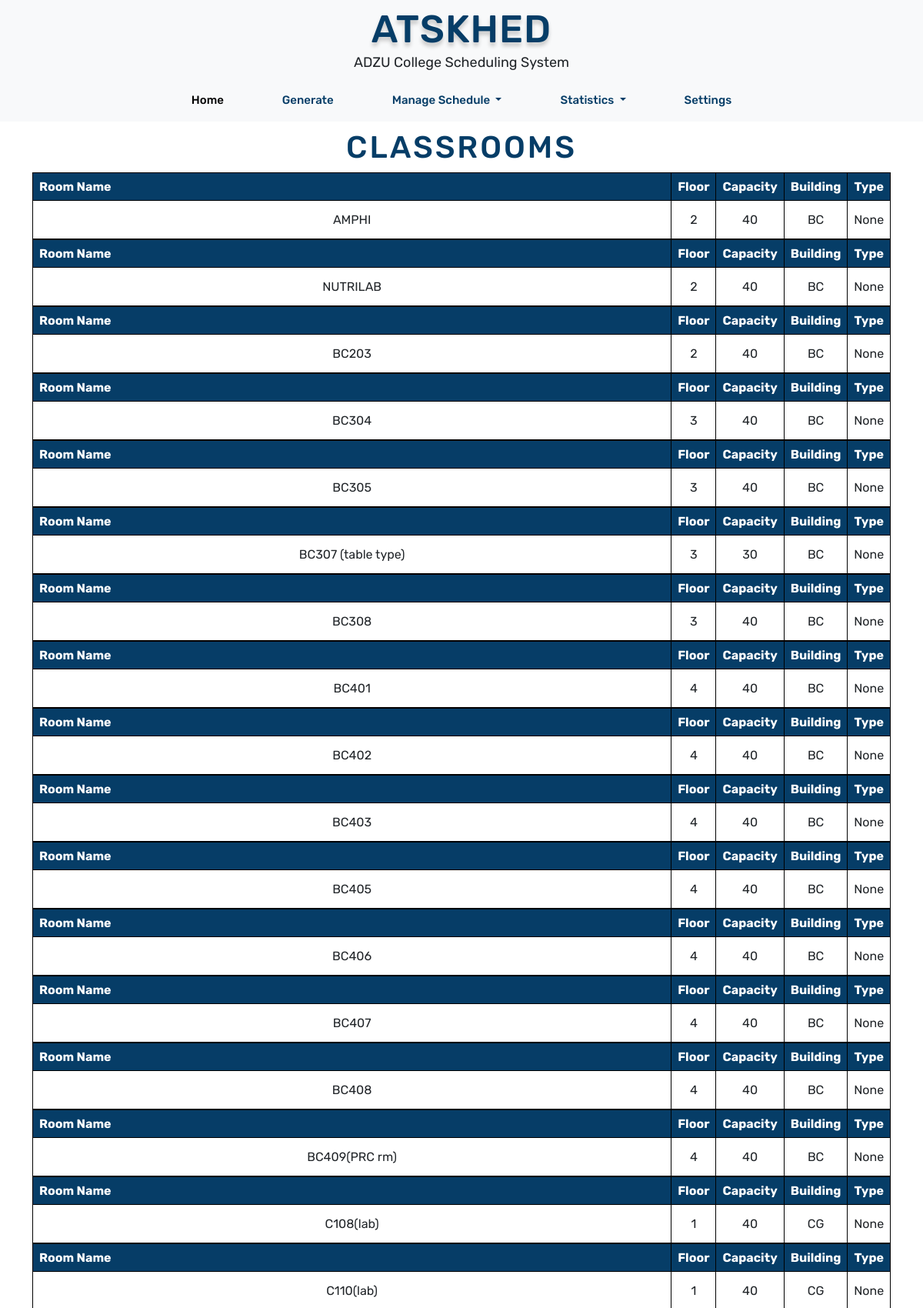
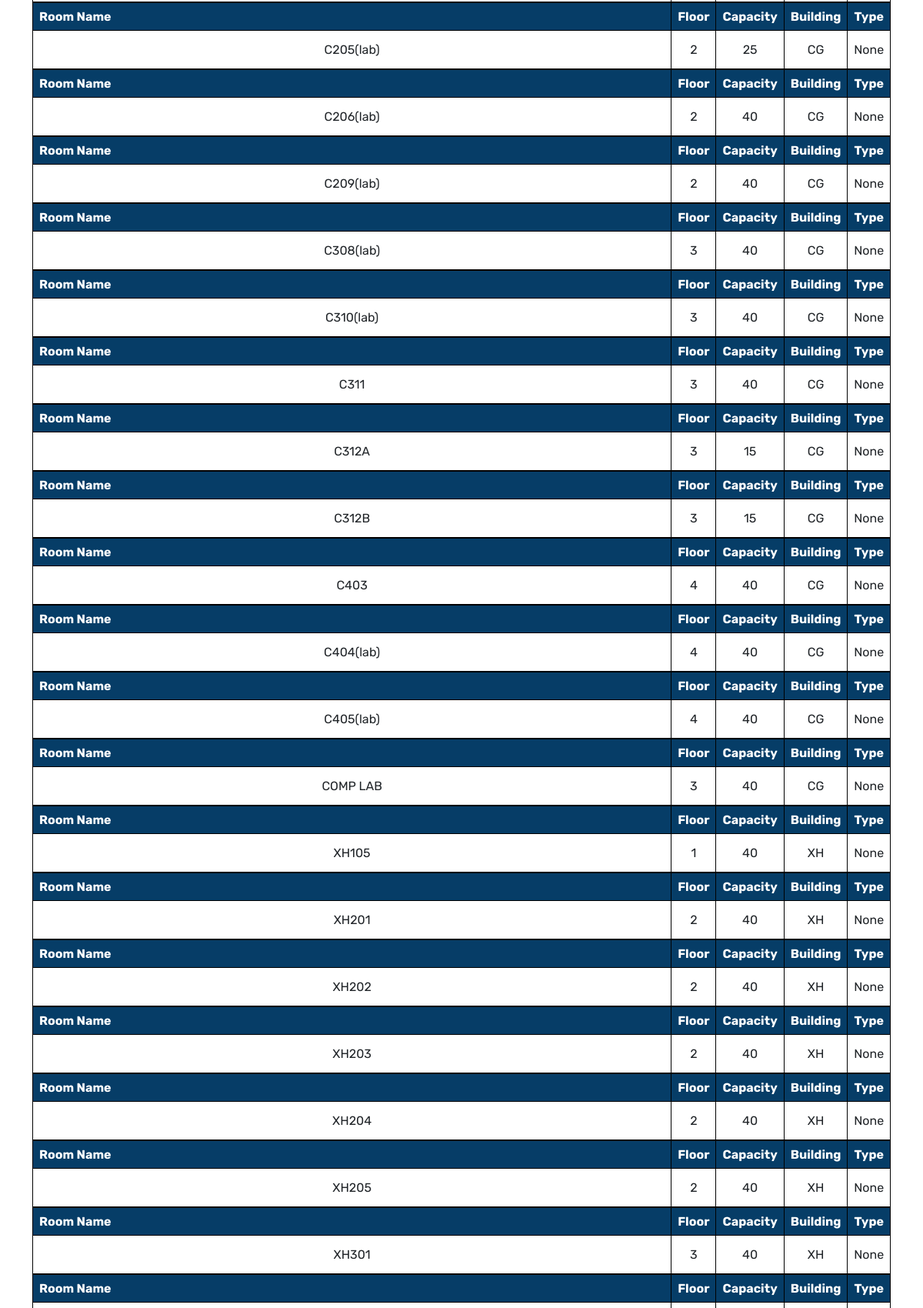
Screenshot of /schedsite/classroom/ (upper part) with the database file from the repository (2 pictures, top to bottom).
### schedsite/models.py (models this page shows)
class Classrooms(models.Model):
    classroomid = models.AutoField(db_column='classroomID', primary_key=True)  # Field name made lowercase.
    roomname = models.TextField(db_column='roomName')  # Field name made lowercase.
    floor = models.IntegerField()
    capacity = models.IntegerField()
    bldg = models.TextField()
    type = models.TextField()
    class Meta:
        managed = False
        db_table = 'classrooms'

### schedsite/views.py (the view)
# urls.py: path('classroom/', views.display_classrooms, name='display_classrooms'),
def display_classrooms(request):
    with connection.cursor() as cursor:
        sql_query = """
            SELECT c.classroom_id, c.room_name, c.floor, c.capacity, c.bldg, c.type
            FROM classrooms c
        """
        cursor.execute(sql_query)
        classrooms_data = cursor.fetchall()
    classrooms_by_id = {}
    for row in classrooms_data:
        classroom_id = row[0]
        if classroom_id not in classrooms_by_id:
            classrooms_by_id[classroom_id] = []
        classrooms_by_id[classroom_id].append({
            'room_name': row[1],
            'floor': row[2],
            'capacity': row[3],
            'bldg': row[4],
            'type': row[5]
        })
    return render(request, 'classroom_result.html', {'classrooms_by_id': classrooms_by_id})

### templates/classroom_result.html (shortened to what this page needs)
{% extends 'base.html' %}
{% block content %}
<!DOCTYPE html>
<html lang="en">
<head>
</head>
<body>
<nav class="navbar navbar-expand-lg navbar-light bg-light">
  <div class="container-fluid d-flex flex-column align-items-center">
    <div class="main-title text-center mb-auto">
      <h2>ATSKHED</h2>
      <p>ADZU College Scheduling System</p>
    </div>
    <div class="collapse navbar-collapse justify-content-center">
      <ul class="navbar-nav">
        <li class="nav-item">
          <a class="nav-link active" aria-current="page" href="{% url 'Atskhed' %}">Home</a>
        </li>
        <li class="nav-item">
          <a class="nav-link" href="{% url 'generate_data' %}">Generate</a>
        </li>
       <li class="nav-item dropdown">
          <a class="nav-link dropdown-toggle" href="#" id="navbarDropdownMenuLink" role="button" data-bs-toggle="dropdown" aria-expanded="false">
            Manage Schedule
          </a>
        </li>
        <li class="nav-item dropdown">
          <a class="nav-link dropdown-toggle" href="#" id="navbarDropdownMenuLink" role="button" data-bs-toggle="dropdown" aria-expanded="false">
            Statistics
          </a>
        </li>
           <li class="nav-item">
            <a class="nav-link" href="{% url 'settings' %}">Settings</a>
          </li>
      </ul>
    </div>
  </div>
</nav>
  <div class="table-title">
        <div class="container">
            <h1>Classrooms</h1>
        </div>
    </div>
  {% for classroom_id, classrooms in classrooms_by_id.items %}
        <div class="container">
            <div class="table-container statistics-head">
                  <table class="statistics-table">
                      <thead>
                          <tr>
                              <th>Room Name</th>
                              <th>Floor</th>
                              <th>Capacity</th>
                              <th>Building</th>
                              <th>Type</th>
                          </tr>
                      </thead>
                      <tbody>
                          {% for classroom in classrooms %}
                              <tr>
                                  <td>{{ classroom.room_name }}</td>
                                  <td>{{ classroom.floor }}</td>
                                  <td>{{ classroom.capacity }}</td>
                                  <td>{{ classroom.bldg }}</td>
                                  <td>{{ classroom.type }}</td>
                              </tr>
                          {% endfor %}
                      </tbody>
                  </table>
            </div>
        </div>
  {% endfor %}
</body>
</html>
{% endblock %}

### AtSKhed/static/css/mainpage.css (style rules this page uses)
* { margin: 0; padding: 0; box-sizing: border-box; text-decoration: none; list-style: none; cursor: pointer; }
body { font-family: 'Rubik', sans-serif; }
.main-title { display: inline-block; }
.main-title h2 { text-shadow: 0px 5px 5px #c9c9c9; letter-spacing: 1px; font-size: 50px; color: #063d67; margin: 0; }
.main-title p { font-size: 18px; }
.nav-item { margin-right: 30px; margin-left: 30px; }
.nav-link { color: #063d67; font-family: 'Rubik', sans-serif; font-size: 15px; font-weight: 500; }

### AtSKhed/static/css/display_table.css (style rules this page uses)
.table-container { max-width: 100%; max-height: 600px; overflow: auto; margin: 0; }
.table-title { color: #063d67; text-transform: uppercase; letter-spacing: 3px; padding-top: 10px; text-align: center; }
.table-container table { width: 100%; border-collapse: collapse; }
.table-container td { width: 100%; border: 1px solid black; padding-top: 15px; padding-bottom: 15px; text-align: center; }
.statistics-table th, .statistics-table thead { border: 1px solid black; padding: 8px; background-color: #063d67; color: white; }
.table-container table td { width: 100%; transition: 0.3s ease; }

### rows the page displays
Classrooms: room_name "AMPHI", floor "2", capacity "40", bldg "BC", type "None"
Classrooms: room_name "NUTRILAB", floor "2", capacity "40", bldg "BC", type "None"
Classrooms: room_name "BC203", floor "2", capacity "40", bldg "BC", type "None"
Classrooms: room_name "BC304", floor "3", capacity "40", bldg "BC", type "None"
Classrooms: room_name "BC305", floor "3", capacity "40", bldg "BC", type "None"
Classrooms: room_name "BC307 (table type)", floor "3", capacity "30", bldg "BC", type "None"
Classrooms: room_name "BC308", floor "3", capacity "40", bldg "BC", type "None"
Classrooms: room_name "BC401", floor "4", capacity "40", bldg "BC", type "None"
Classrooms: room_name "BC402", floor "4", capacity "40", bldg "BC", type "None"
Classrooms: room_name "BC403", floor "4", capacity "40", bldg "BC", type "None"
Classrooms: room_name "BC405", floor "4", capacity "40", bldg "BC", type "None"
Classrooms: room_name "BC406", floor "4", capacity "40", bldg "BC", type "None"
Classrooms: room_name "BC407", floor "4", capacity "40", bldg "BC", type "None"
Classrooms: room_name "BC408", floor "4", capacity "40", bldg "BC", type "None"
Classrooms: room_name "BC409(PRC rm)", floor "4", capacity "40", bldg "BC", type "None"
Classrooms: room_name "C108(lab)", floor "1", capacity "40", bldg "CG", type "None"
Classrooms: room_name "C110(lab)", floor "1", capacity "40", bldg "CG", type "None"
Classrooms: room_name "C205(lab)", floor "2", capacity "25", bldg "CG", type "None"
Classrooms: room_name "C206(lab)", floor "2", capacity "40", bldg "CG", type "None"
Classrooms: room_name "C209(lab)", floor "2", capacity "40", bldg "CG", type "None"
Classrooms: room_name "C308(lab)", floor "3", capacity "40", bldg "CG", type "None"
Classrooms: room_name "C310(lab)", floor "3", capacity "40", bldg "CG", type "None"
Classrooms: room_name "C404(lab)", floor "4", capacity "40", bldg "CG", type "None"
Classrooms: room_name "C405(lab)", floor "4", capacity "40", bldg "CG", type "None"
Classrooms: room_name "COMP LAB", floor "3", capacity "40", bldg "CG", type "None"
Classrooms: room_name "XH105", floor "1", capacity "40", bldg "XH", type "None"
Classrooms: room_name "XH201", floor "2", capacity "40", bldg "XH", type "None"
Classrooms: room_name "XH202", floor "2", capacity "40", bldg "XH", type "None"
Classrooms: room_name "XH203", floor "2", capacity "40", bldg "XH", type "None"
Classrooms: room_name "XH204", floor "2", capacity "40", bldg "XH", type "None"
Classrooms: room_name "XH205", floor "2", capacity "40", bldg "XH", type "None"
Classrooms: room_name "XH301", floor "3", capacity "40", bldg "XH", type "None"

### other values shown
{{ classroom.room_name }} "C311" "C312A" "C312B" "C403"
{{ classroom.floor }} "3" "3" "3" "4"
{{ classroom.capacity }} "40" "15" "15" "40"
{{ classroom.bldg }} "CG" "CG" "CG" "CG"
{{ classroom.type }} "None" "None" "None" "None"
